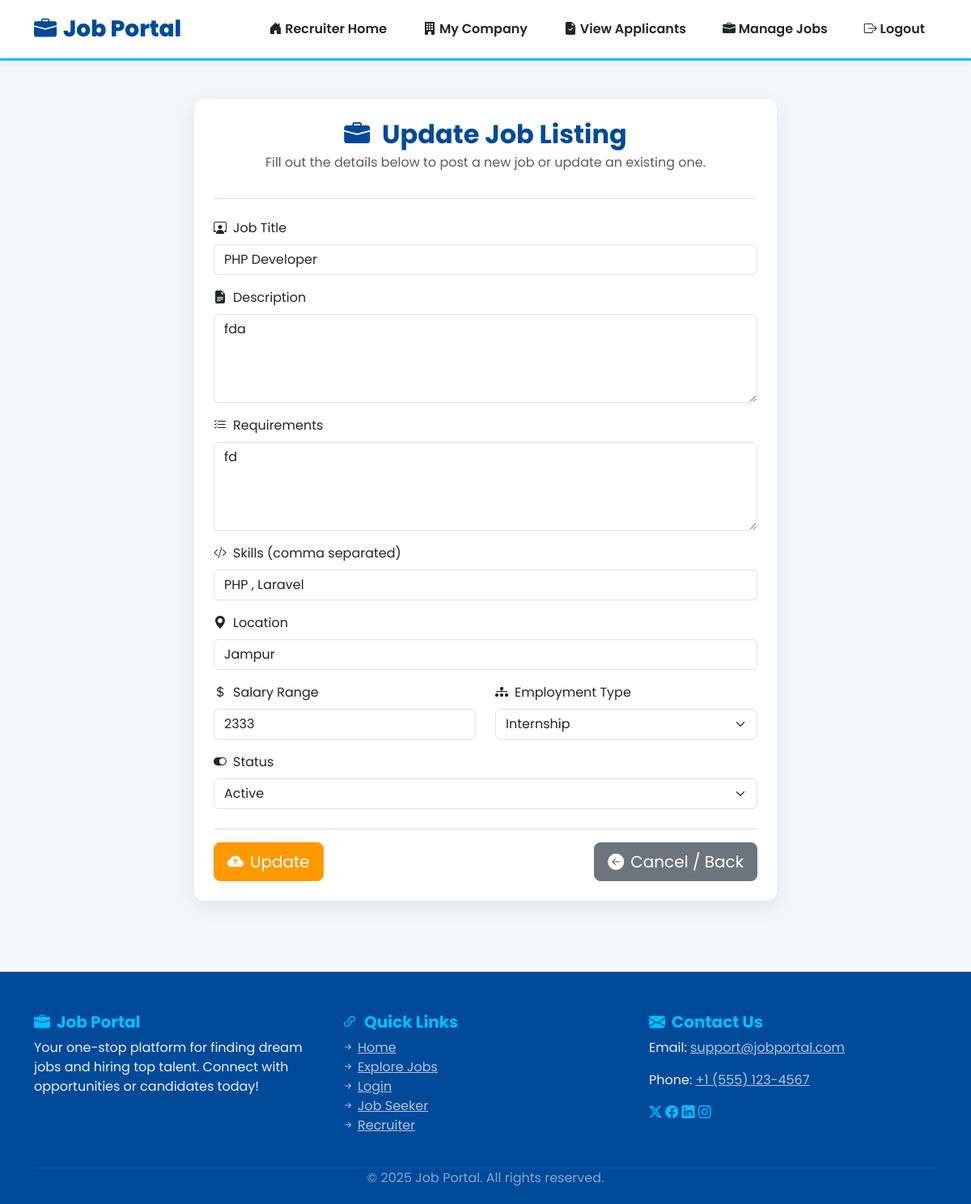
/jobs/update/1/ (signed in), run on an earlier commit of the app's database.
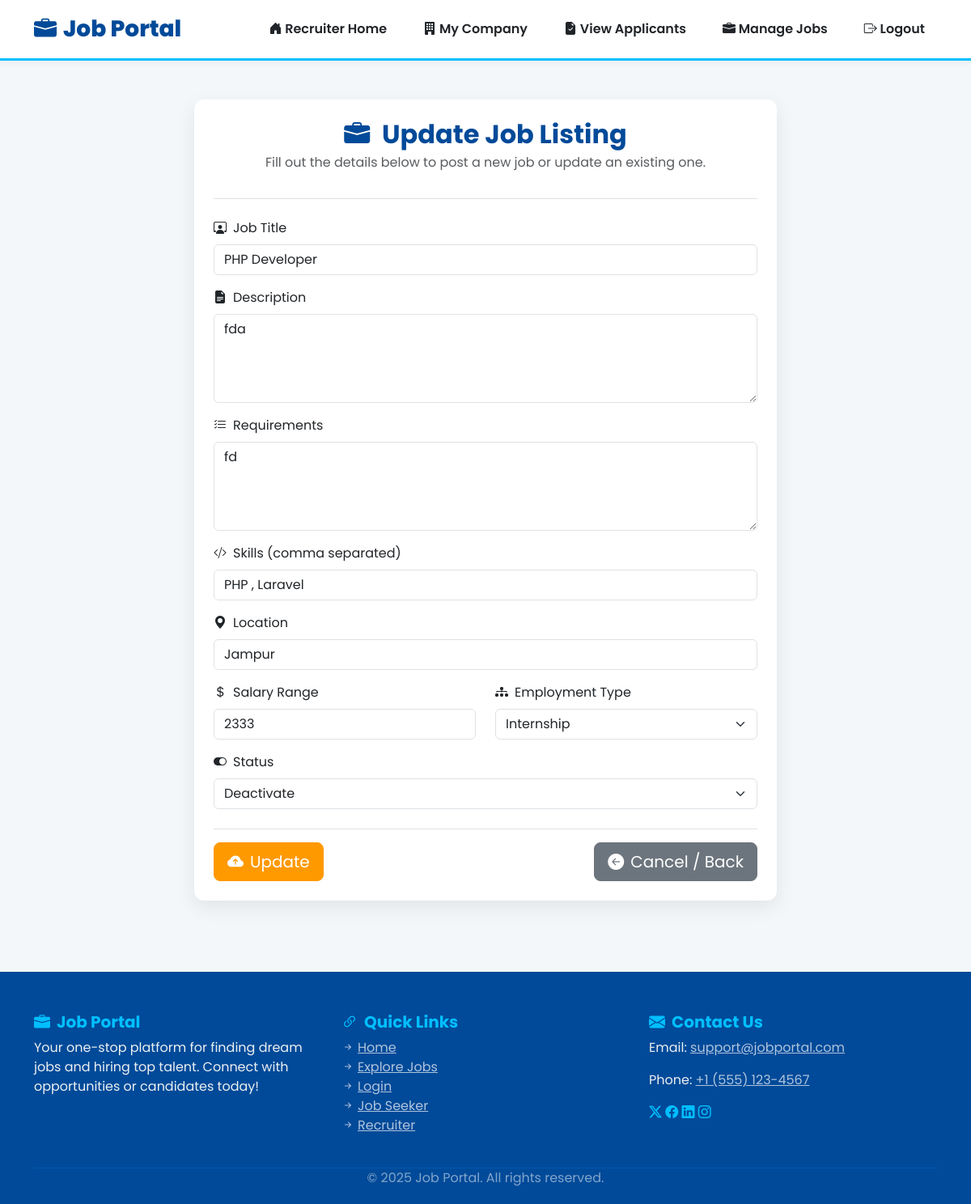
And on a later commit of the database.
### myapp/models.py (models this page shows, shortened)
class Job(models.Model):
    JOB_TYPES = [
        ('full-time', 'Full Time'),
        ('part-time', 'Part Time'),
        ('internship', 'Internship'),
        ('contract', 'Contract'),
    ]
    JOB_STATUS = [
        ('active', 'Active'),
        ('deactivate', 'Deactivate'),
        ('closed', 'Closed'),
    ]
    job_id = models.AutoField(primary_key=True)
    recruiter = models.ForeignKey(Recruiter, on_delete=models.CASCADE, related_name='jobs')
    title = models.CharField(max_length=255)
    description = models.TextField()
    requirements = models.TextField()
    skills = models.TextField(
        blank=True,
        null=True,
        help_text="Enter skills as comma-separated values, e.g., Python, Django, AWS"
    )
    location = models.CharField(max_length=255)
    salary_range = models.CharField(max_length=255, blank=True, null=True)
    employment_type = models.CharField(max_length=20, choices=JOB_TYPES)
    posted_at = models.DateTimeField(auto_now_add=True)
    updated_at = models.DateTimeField(auto_now=True)
    status = models.CharField(max_length=20, choices=JOB_STATUS, default='active')

### myapp/views.py (the view)
# urls.py: path('jobs/update/<int:job_id>/', views.job_update, name='job_update'),
def job_update(request, job_id):
    job = get_object_or_404(Job, pk=job_id, recruiter_id=request.session.get('user_id'))
    if request.session.get('user_type') != 'recruiter':
        messages.error(request, "Unauthorized access.")
        return redirect('login')
    if request.method == 'POST':
        form = JobForm(request.POST, instance=job)
        if form.is_valid():
            form.save()
            messages.success(request, "Job updated successfully.")
            return redirect('job_list')
    else:
        form = JobForm(instance=job)
    return render(request, 'jobs/job_form.html', {'form': form, 'action': 'Update'})

### myapp/forms.py
class JobForm(forms.ModelForm):
    class Meta:
        model = Job
        fields = [
            'title',
            'description',
            'requirements',
            'skills',
            'location',
            'salary_range',
            'employment_type',
            'status'
        ]
        widgets = {
            'title': forms.TextInput(attrs={'class': 'form-control'}),
            'description': forms.Textarea(attrs={'class': 'form-control', 'rows': 4}),
            'requirements': forms.Textarea(attrs={'class': 'form-control', 'rows': 4}),
            'skills': forms.TextInput(
                attrs={
                    'class': 'form-control',
                    'placeholder': 'e.g. Python, Django, AWS'
                }
            ),
            'location': forms.TextInput(attrs={'class': 'form-control'}),
            'salary_range': forms.TextInput(attrs={'class': 'form-control'}),
            'employment_type': forms.Select(attrs={'class': 'form-select'}),
            'status': forms.Select(attrs={'class': 'form-select'}),
        }

### templates/jobs/job_form.html (shortened to what this page needs)
{% extends "base.html" %}
{% block content %}
<div class="container my-5">
    <div class="row justify-content-center">
        <div class="col-lg-8 col-md-10">
            <div class="card-form p-4">
                <div class="text-center mb-4 pb-3 border-bottom">
                    <h2 class="fw-bold mb-1" style="color: var(--primary-color);">
                        <i class="bi bi-briefcase-fill me-2"></i> {{ action }} Job Listing
                    </h2>
                    <p class="text-muted">Fill out the details below to post a new job or update an existing one.</p>
                </div>
                <form method="post">
                    <div class="mb-3">
                        <label for="{{ form.title.id_for_label }}" class="form-label">
                            <i class="bi bi-person-workspace me-2"></i>Job Title
                        </label>
                        {{ form.title }}
                    </div>
                    <div class="mb-3">
                        <label for="{{ form.description.id_for_label }}" class="form-label">
                            <i class="bi bi-file-earmark-text-fill me-2"></i>Description
                        </label>
                        {{ form.description }}
                    </div>
                    <div class="mb-3">
                        <label for="{{ form.requirements.id_for_label }}" class="form-label">
                            <i class="bi bi-list-check me-2"></i>Requirements
                        </label>
                        {{ form.requirements }}
                    </div>
                    <div class="mb-3">
                        <label for="{{ form.skills.id_for_label }}" class="form-label">
                            <i class="bi bi-code-slash me-2"></i>Skills (comma separated)
                        </label>
                        {{ form.skills }}
                    </div>
                    <div class="mb-3">
                        <label for="{{ form.location.id_for_label }}" class="form-label">
                            <i class="bi bi-geo-alt-fill me-2"></i>Location
                        </label>
                        {{ form.location }}
                    </div>
                    <div class="row">
                        <div class="col-md-6 mb-3">
                            <label for="{{ form.salary_range.id_for_label }}" class="form-label">
                                <i class="bi bi-currency-dollar me-2"></i>Salary Range
                            </label>
                            {{ form.salary_range }}
                        </div>
                        <div class="col-md-6 mb-3">
                            <label for="{{ form.employment_type.id_for_label }}" class="form-label">
                                <i class="bi bi-diagram-3-fill me-2"></i>Employment Type
                            </label>
                            {{ form.employment_type }}
                        </div>
                    </div>
                    <div class="mb-4">
                        <label for="{{ form.status.id_for_label }}" class="form-label">
                            <i class="bi bi-toggle-on me-2"></i>Status
                        </label>
                        {{ form.status }}
                    </div>
                    <div class="d-flex justify-content-between pt-3 border-top">
                        <button type="submit" class="btn btn-lg" style="background-color: var(--accent-color); border-color: var(--accent-color); color: white;">
                            <i class="bi bi-cloud-arrow-up-fill me-2"></i>{{ action }}
                        </button>
                        <a href="{% url 'job_list' %}" class="btn btn-secondary btn-lg">
                            <i class="bi bi-arrow-left-circle-fill me-2"></i>Cancel / Back
                        </a>
                    </div>
                </form>
            </div>
        </div>
    </div>
</div>
{% endblock %}

What changed in the data, as far as the page shows it:
changed Job "PHP Developer": status "Active" → "Deactivate"
